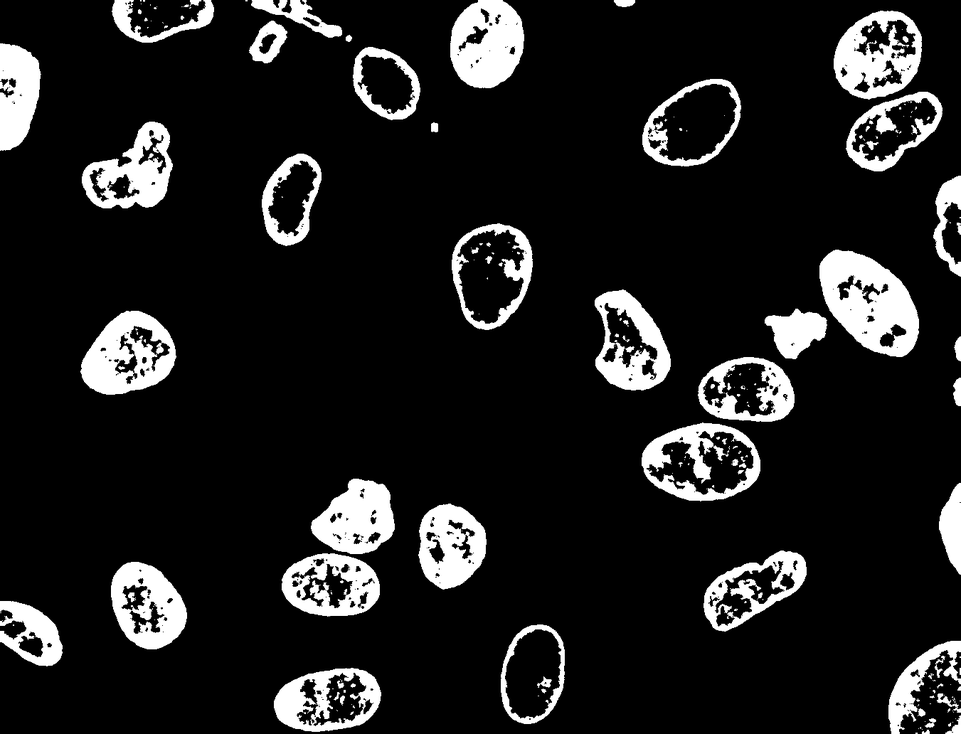
#> input picture presentation/cell_holes.png, 961 x 734 px, shrunk from 1351 x 1032 before the run
$ jupyter execute part3_algorithms.ipynb
#> lines starting #> are read from the running program, lines starting #| are printed output that depends on the picture; after the words box and inside, x2 and y2 are one past the last pixel; in counts of white or black regions, pixels touching at a corner belong together
[cell 1]
# Importing essential libraries
import numpy as np
import matplotlib.pyplot as plt
from scipy.ndimage import binary_dilation, binary_fill_holes
import skimage
from skimage.io import imread, imshow
import skimage.morphology as morph

## Other Morphological Algorithms - Focus: Hole Filling ##

One of the most useful applications of morphological algorithms is the ability to extract image components that are useful for analysis further downstream.

We will look at one common use-case: Hole Filling

Recall that a 'hole' is simply a collection of background pixels surrounded by foreground pixels (object of interest)
Refer to the binary image below to see several holes across multiple amorphous shapes reminiscent of cells:

**Note the background (black) and the foreground (white)**

*Photo taken from: https://stackoverflow.com/questions/22310489/filling-holes-in-objects-that-touch-the-border-of-an-image*

### 3.1 Logic Behind the Algorithm ###
Hole filling algorithm based on morphology can be expressed mathematically in the following manner:

$$X_{k} = (X_{k-1} \oplus B) \cap I^c$$  $$k = 1, 2, 3, ...$$

Say that there is a shape $A$ that has a hole in the image $I$

What hole-filling does:
1. A new array $X$ of "0"'s is created with the same dimensions of $I$
2. Each position of $X$ where there would be a hole in $I$, these pixel positions are set to "1" via dilation operation by structuring element $B$
3. The conjunction/union operator with $I^c$ ensures that this iterative operation by $B$ becomes only valid for pixel positions within shape $A$ (the hole)
4. Once it has converged, the shape $A$ and the now filled hole in $X$ are unified to form the filled shape

Assuming a structuring element (3 x 3 cross) B, dilation iteratively performed, expanding the "On" pixels by one connectivity step each time while being constrained within the boundaries of the original shape thanks to the boundaries formed by the image's complement ($I^c$)

Scikit-image provides condensed methods to perform such operations. Below is a visual, step-by-step example of how hole filling algorithm works

[cell 2]
image = np.zeros((12,12)); image[2:10, 2:10] = True; image[3:9, 3:9] = False # building a binary image with hole
X_arraynot = np.zeros((12,12))
X_array = np.zeros((12,12)); X_array[3,3] = True # X_array with a seed at X_0
iteration1 = X_array.copy(); iteration1[3,4] = True; iteration1[4,3] = True
iteration2 = iteration1.copy(); iteration2[4,4] = True; iteration2[3,5] = True; iteration2[5,3] = True
I_c = 1 - image

fig, ax = plt.subplots(2,3)
fig.set_facecolor('grey')
ax[0, 0].imshow(image); ax[0, 0].set_title('Original Image'); ax[0, 0].axis('off')
ax[0, 1].imshow(X_arraynot); ax[0, 1].set_title('Array X'); ax[0, 1].axis('off')
ax[0, 2].imshow(X_array); ax[0, 2].set_title('Pixel Seed inside Hole ($X_{0}$)'); ax[0, 2].axis('off')
ax[1, 0].imshow(iteration1); ax[1, 0].set_title("Array X: Iteration 1"); ax[1, 0].axis('off')
ax[1, 1].imshow(iteration2); ax[1, 1].set_title("Array X: Iteration 2"); ax[1, 1].axis('off')
ax[1, 2].imshow(I_c); ax[1,2].set_title("Complement of Image"); ax[1,2].axis('off')

plt.tight_layout()
plt.show()
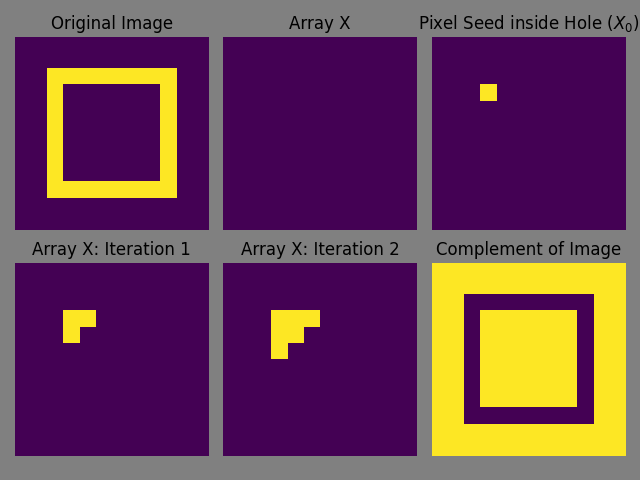
#> figure drawn by matplotlib, 6 panels

### 3.2 Hole Filling Methods
While the above attempts to explain the hole filling procedure, thankfully this is not necessary due to the use of existing methods from scikit image and by extension scipy library.

For this we will use an example picture of a cell mask found on a Stack Overflow forum post:
*https://stackoverflow.com/questions/22310489/filling-holes-in-objects-that-touch-the-border-of-an-image*

As we have learned previously and based on the algorithm, hole filling utilizes dilation. But why not use solely binary dilation?
Hole filling algorithm holds the advantage of constraining the dilation process to explicitly holes rather than the whole ('hole' - bad pun) image itself (referring back to intersection of $I^c$)

Try playing around with the footprint variable, a square was used for convenience but feel free to call upon other available shapes, trying changing the size of the square and use `morph.binary_dilation` to see what happens to the original image.

[cell 3]
img = imread('cell_holes.png')
#> img is the input picture: shape (734, 961); min 0, max 255, mean 30.9
footprint = morph.square(2) # TODO: test out different sizes of the square to fill out the holes of original image
dilation = morph.binary_dilation(img, footprint= footprint) # NOTE: this line would be empty for exercise
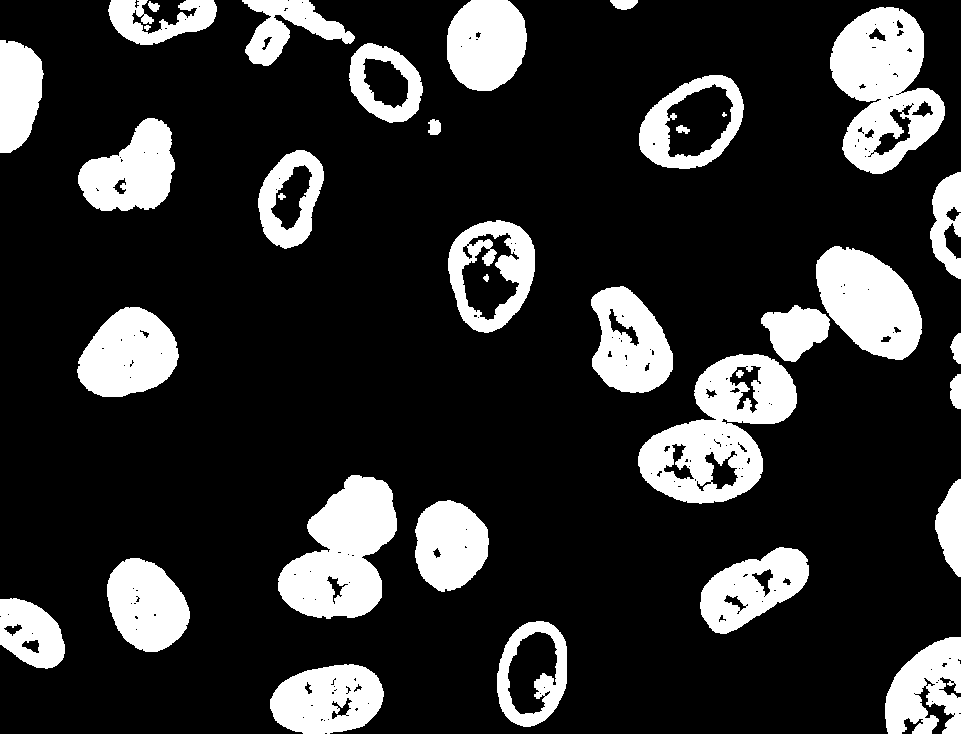
#> dilation: shape (734, 961) bool; 18.8% white; 36 white regions (1 under 20 px), largest, box (x1, y1, x2, y2) and area: (638, 354, 797, 504) 12056, (830, 7, 945, 174) 11502, (278, 475, 397, 619) 10638

fig, axes = plt.subplots(1, 2, figsize=(12, 6))
# Original cell_holes image
axes[0].imshow(img, cmap='Greys_r'); axes[0].set_title("Original Image"); axes[0].axis('off')
# Image using Binary Dilation
axes[1].imshow(dilation, cmap='Greys_r'); axes[1].set_title("Dilated Image"); axes[1].axis('off')
plt.tight_layout()
plt.show()
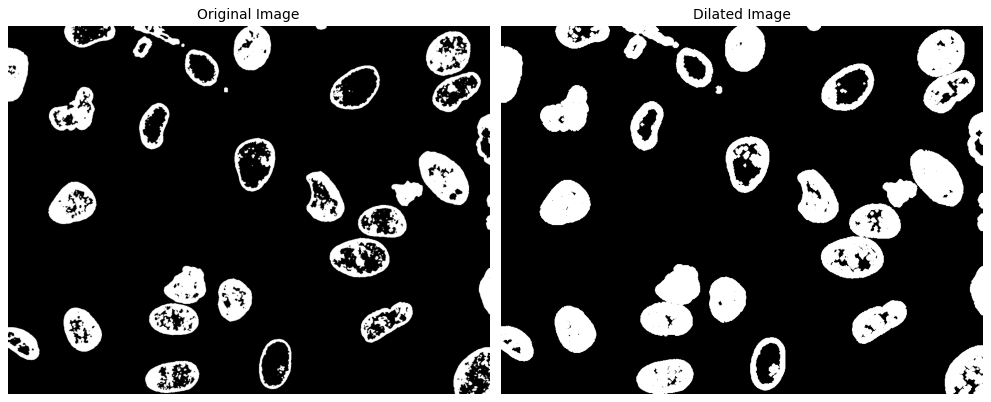
#> figure drawn by matplotlib, 2 panels

Contrast this with `binary_fill_holes()` which covers the holes of the image completely without needing to necessarily tune the footprint size, nor requires multiple iterations of `binary_dilation` of the image to achieve hole filling

[cell 4]
# TODO: try writing out function calling upon method for fill holes algorithm
filled = binary_fill_holes(img, ) # NOTE: line would be empty
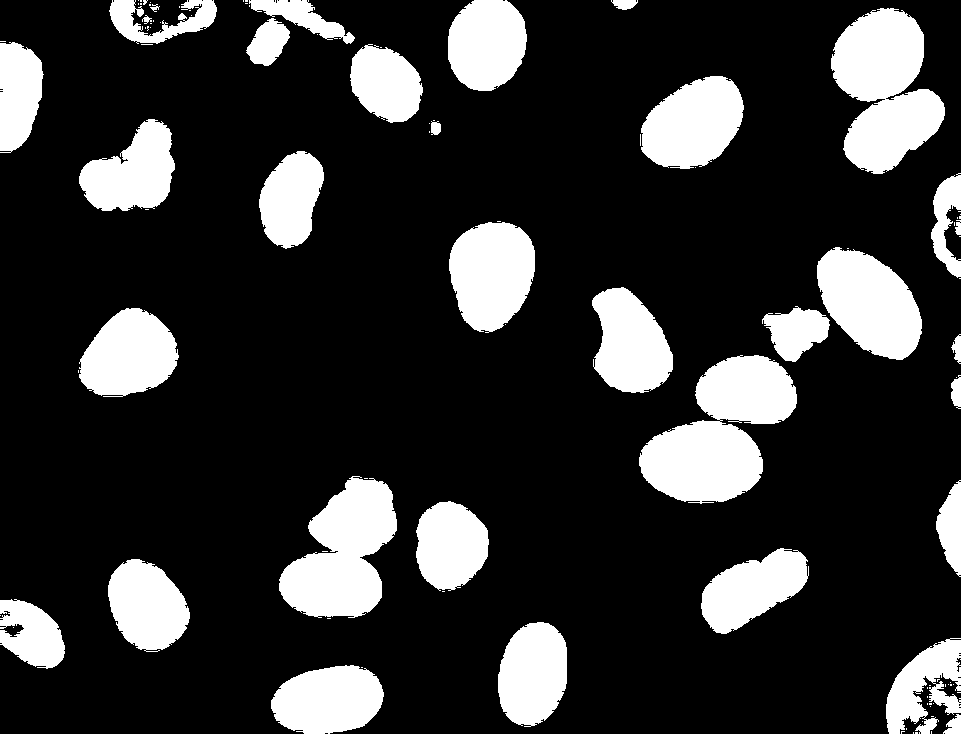
#> filled: shape (734, 961) bool; 20.1% white; 106 white regions (72 under 20 px), largest, box (x1, y1, x2, y2) and area: (639, 355, 797, 504) 13405, (831, 8, 945, 174) 12138, (279, 476, 397, 618) 10389

fig, axes = plt.subplots(1, 2, figsize=(12, 6))
# Original cell_holes image
axes[0].imshow(img, cmap='Greys_r'); axes[0].set_title("Original Image"); axes[0].axis('off')

# Image using Fill Holes Algorithm
axes[1].imshow(filled, cmap='Greys_r'); axes[1].set_title("Image using Fill Holes"); axes[1].axis('off')
plt.tight_layout()
plt.show()
